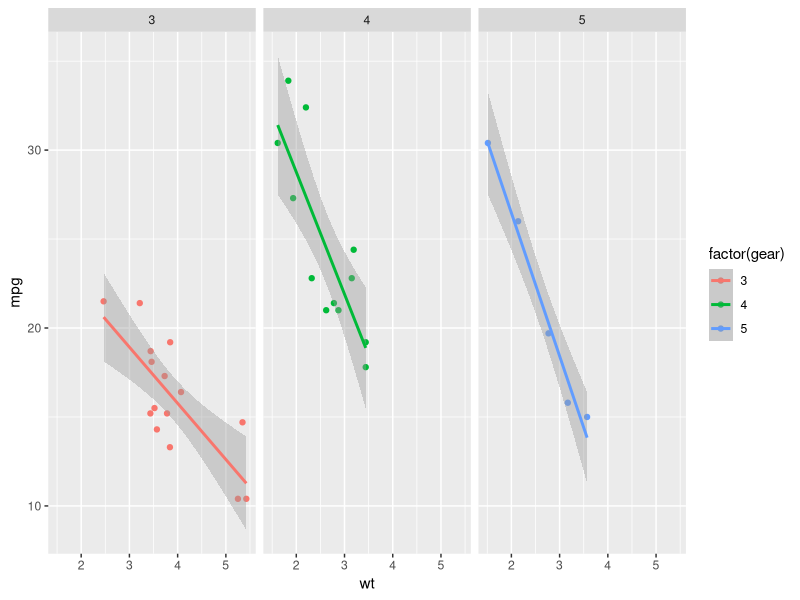

This chart was generated by the following R code:
## ---- chunk 1
#| label: fig-plot
#| out.height: 80%
#| fig.cap: "Rで描画したグラフ"

require(ggplot2)

ggplot(mtcars, aes(wt, mpg, color = factor(gear))) +
  geom_point() +
  stat_smooth(method = "lm") +
  facet_wrap(~gear)
## ---- chunk 2
#| label: tbl-tables
#| tbl-cap: "複数の表"
#| layout-ncol: 2

knitr::kable(head(cars), booktabs = T,  caption = "Cars データセット {#tbl-tables-cars}")
knitr::kable(head(pressure), booktabs = T, caption = "Pressure データセット {#tbl-tables-pressure}")
